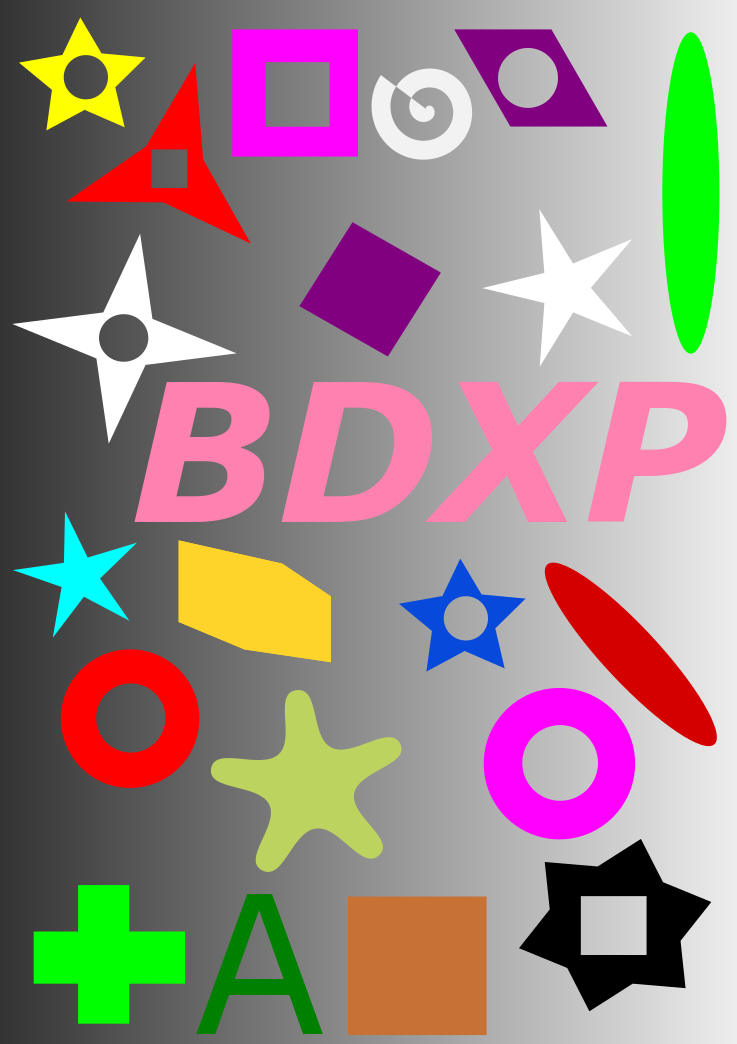
%> input picture Kolos/figury_01.png, 737 x 1044 px, given in place of monety_12.jpg, which was not available
$ octave kolos_2_1.m   (GNU Octave 9; MATLAB toolbox functions it lacks are replaced by stand-ins)
%> lines starting %> are read from the running program, lines starting %| are printed output that depends on the picture; in (x1, y1, x2, y2) boxes, pixels count from 0 and x2, y2 are one past the last pixel; in counts of white or black regions, pixels touching at a corner belong together; the program's own positions count from 1; pictures that were not available may be replaced by others from this repository, and a replacement may not be noted
%% ZADANIE 1
close all; clc; clear;
original = imread('monety_12.jpg');
%> original is the input picture: size 1044x737x3 uint8; mean R, G, B 153.6, 134.8, 131.7

a=rgb2hsv(original);
%> a: size 1044x737x3 double; mean H, S, V 0.133, 0.225, 0.653

bin= a(:,:,1)<0.2 & a(:,:,2)<0.2;
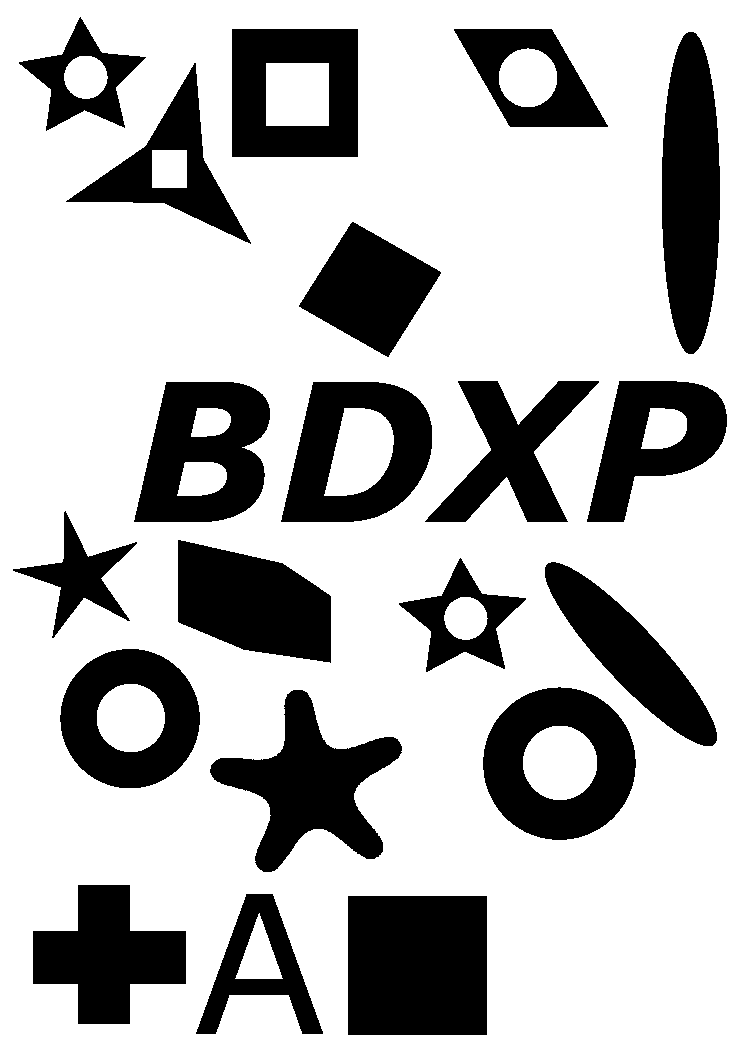
%> bin: size 1044x737 logical; 72.1% white; 20 black regions, largest, box (x1, y1, x2, y2) and area: (348, 896, 487, 1035) 19321, (662, 32, 720, 354) 14786, (210, 690, 402, 872) 14509
bin=medfilt2(bin,[9 9]);
%> bin: size 1044x737 logical; 72.1% white; 24 black regions (4 under 20 px), largest, box (x1, y1, x2, y2) and area: (348, 896, 487, 1035) 19289, (662, 32, 720, 354) 14767, (211, 690, 402, 872) 14486
SE=strel('disk',10);
bin=imclose(bin,SE);
%> bin: size 1044x737 logical; 73.1% white; 35 black regions (4 under 20 px), largest, box (x1, y1, x2, y2) and area: (348, 896, 487, 1035) 19253, (662, 34, 720, 352) 14734, (211, 690, 401, 871) 14452
bin(580:620,1030:1070)=0;
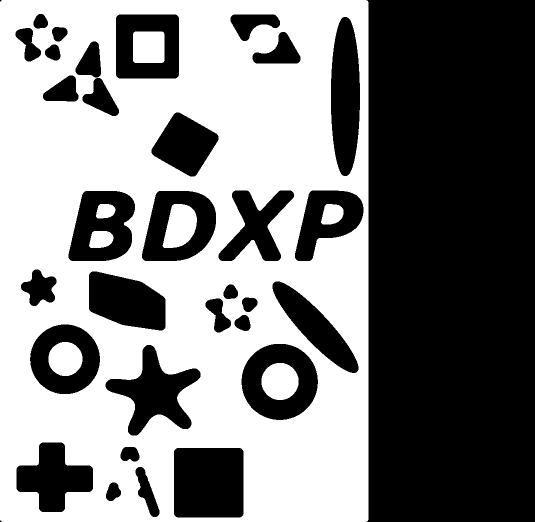
%> bin: size 1044x1070 logical (shown at 1/2 size); 50.4% white; 34 black regions (2 under 20 px), largest, box (x1, y1, x2, y2) and area: (733, 0, 1070, 1044) 347668, (348, 896, 487, 1035) 19253, (662, 34, 720, 352) 14734
bin(390:420,1710:1760)=0;
%> bin: size 1044x1760 logical; 30.6% white; 8 white regions, largest, box (x1, y1, x2, y2) and area: (0, 0, 737, 1044) 542700, (325, 408, 394, 496) 4410, (523, 726, 597, 800) 4335

%watershed
SE=strel('disk',30);
b=imerode(bin,SE);
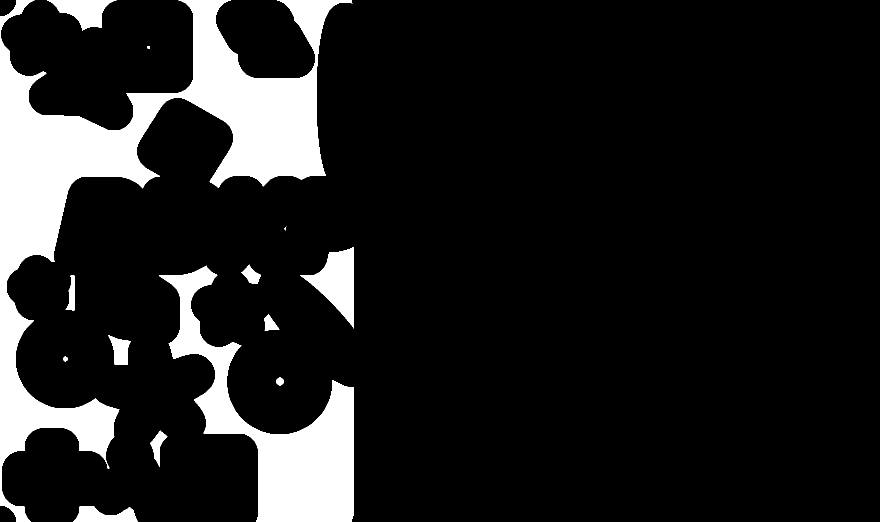
%> b: size 1044x1760 logical (shown at 1/2 size); 12.7% white; 14 white regions (1 under 20 px), largest, box (x1, y1, x2, y2) and area: (0, 0, 705, 1044) 154251, (318, 531, 708, 1044) 59040, (600, 494, 708, 657) 8071
L=bwdist(b);
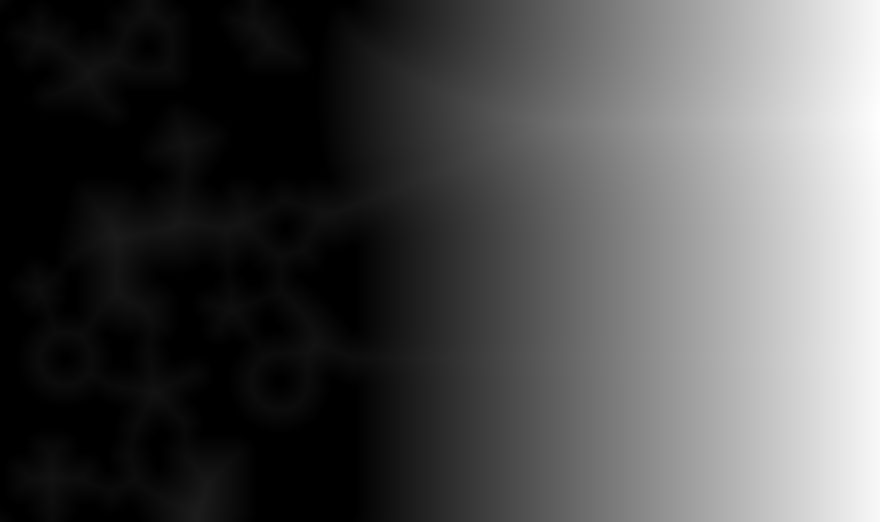
%> L: size 1044x1760 single (shown at 1/2 size); min 0, max 1081.3, mean 331; drawn with min black and max white
L=watershed(L);
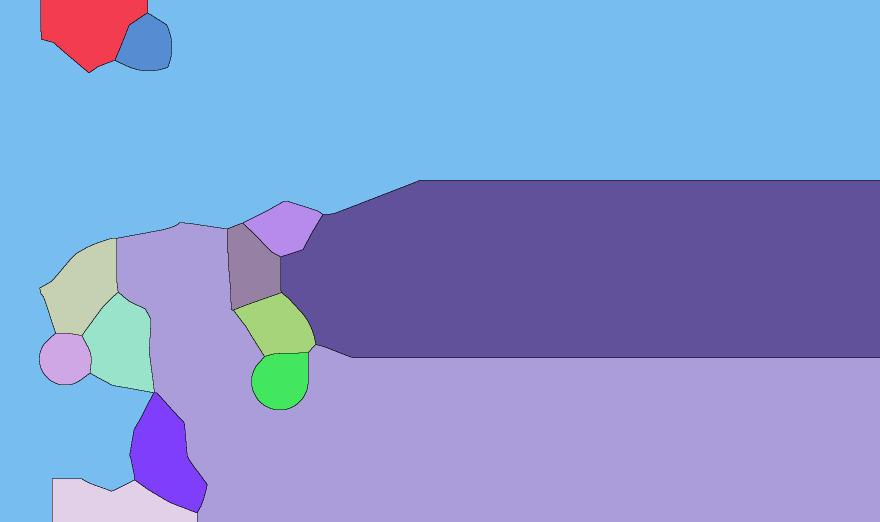
%> L: size 1044x1760 uint8 (shown at 1/2 size); 15 distinct labels, from 0 to 14; one colour per label, 0 black
a=bin & (L>0);
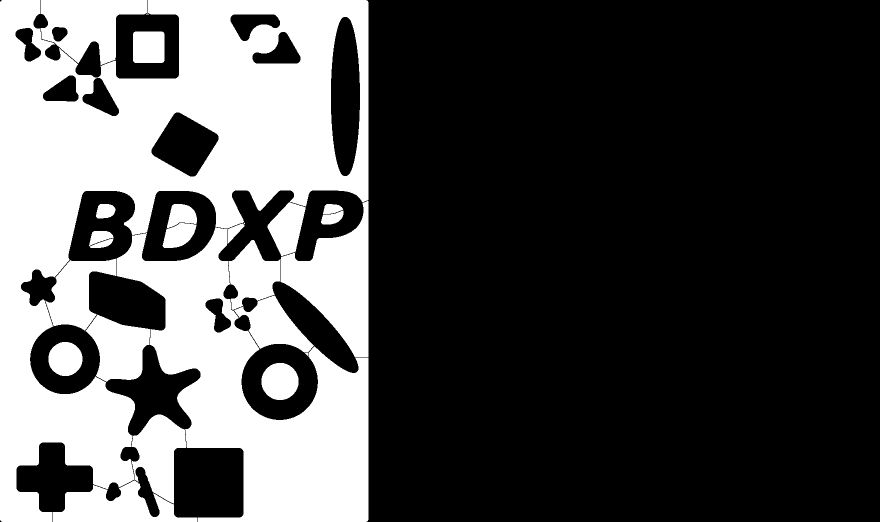
%> a: size 1044x1760 logical (shown at 1/2 size); 30.5% white; 26 white regions (3 under 20 px)

[aseg,N]=bwlabel(a);
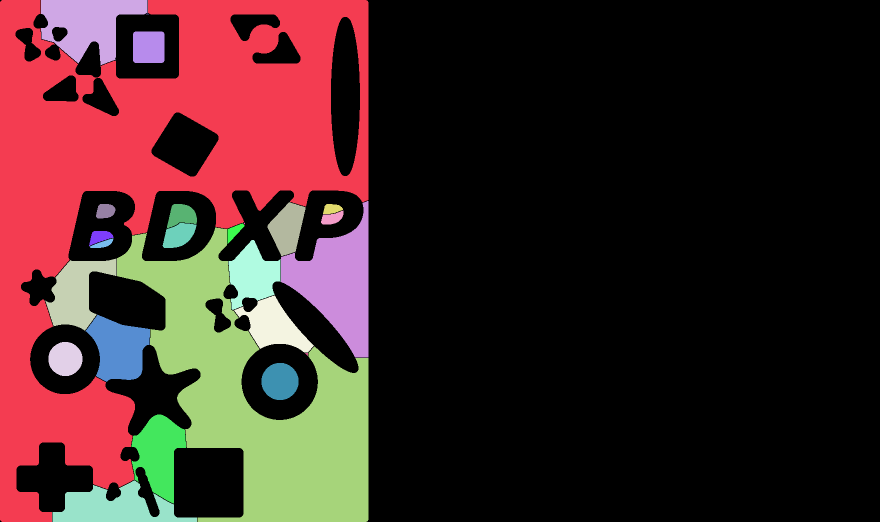
%> aseg: size 1044x1760 double (shown at 1/2 size); 27 distinct labels, from 0 to 26; one colour per label, 0 black
%> N = 26
region=regionprops(aseg);
%> region = 26 regions; largest, box (x1, y1, x2, y2), Area and Centroid: (0, 0, 737, 1044) 304373 [295.1 366.8], (234, 455, 737, 1044) 124434 [516.7 801.6], (562, 402, 737, 715) 27364 [675.6 566.7], (82, 0, 295, 131) 16333 [176.5 48.9], (105, 961, 394, 1044) 12874 [230.2 1015.7]
pole=zeros(1,N);

for k=1:N
    pole(k)=region(k).Area;
end
%> this loop made 26 passes
%> after the loop, pole = 26 values, max 304373 at index 1, min 3 at index 10, mean 21581.7

[counts,edge]=histcounts(pole,4);
%> counts = [24 1 0 1]; edge = [3 76095.5 152188 228280.5 304373]

suma=(counts(1)*10+counts(2)*20+counts(3)*50+counts(4)*100)/100;
%> suma = 3.6
suma
%> suma = 3.6

result=original;
%> (the run ends here)

$ run again, on Kolos/figury_05.png
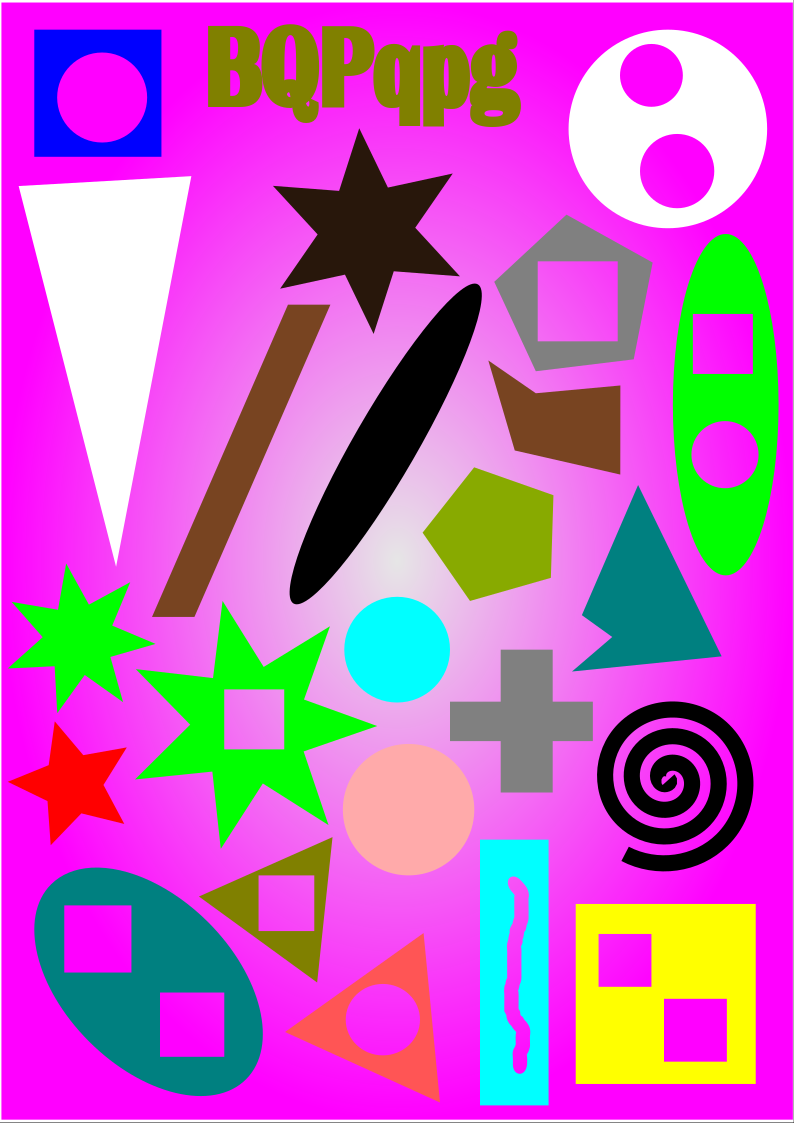
%> input picture Kolos/figury_05.png, 794 x 1123 px, given in place of monety_12.jpg, which was not available
%> original is the input picture: size 1123x794x3 uint8; mean R, G, B 191, 100.4, 186.6
%> `bin= a(:,:,1)<0.2 & a(:,:,2)<0.2;`:
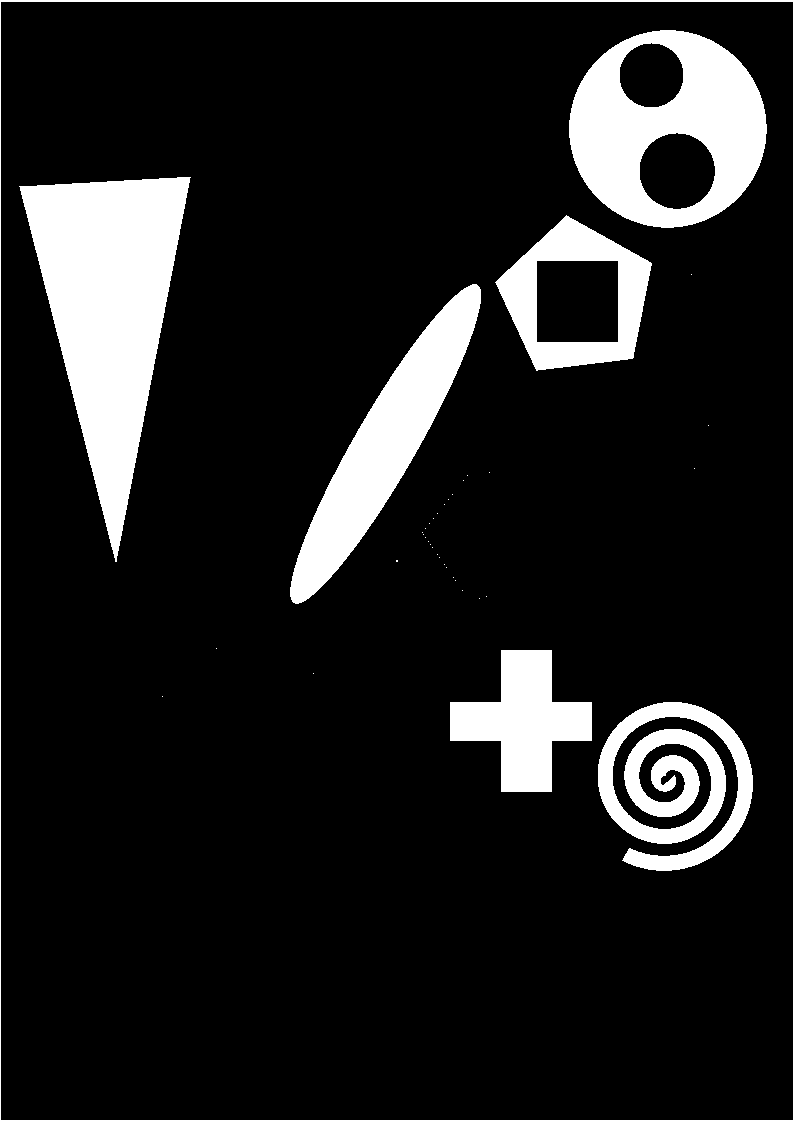
%> bin: size 1123x794 logical; 12.7% white; 39 white regions (32 under 20 px), largest, box (x1, y1, x2, y2) and area: (19, 177, 191, 562) 32824, (569, 30, 767, 228) 22917, (290, 284, 481, 604) 17727
%> b: size 1123x1760 logical; 1% white; 10 white regions (4 under 20 px), largest, box (x1, y1, x2, y2) and area: (57, 208, 155, 428) 10753, (627, 731, 724, 842) 7771, (703, 76, 737, 139) 949, (598, 111, 624, 168) 699, (361, 401, 411, 486) 223, (517, 709, 536, 734) 199
%> `[aseg,N]=bwlabel(a);`:
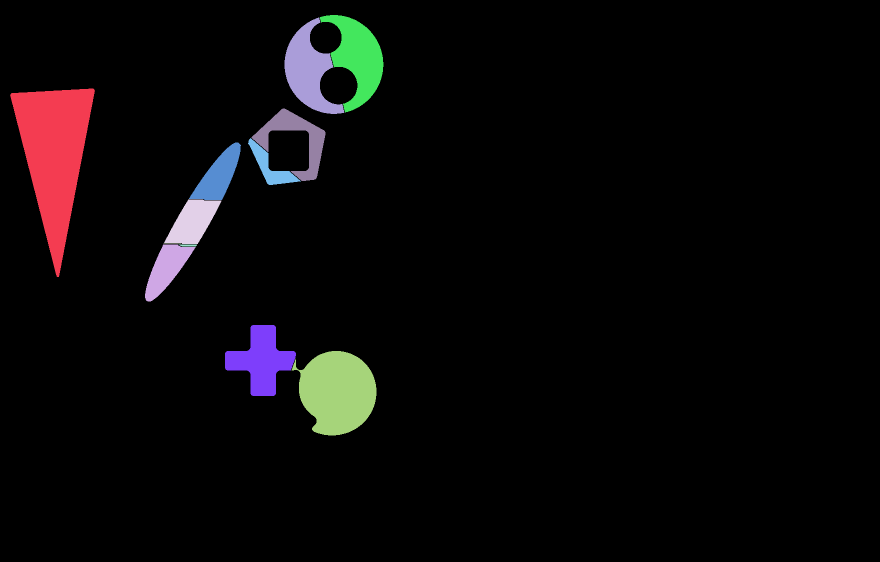
%> aseg: size 1123x1760 double (shown at 1/2 size); 13 distinct labels, from 0 to 12; one colour per label, 0 black
%> N = 12
%> region = 12 regions; largest, box (x1, y1, x2, y2), Area and Centroid: (20, 177, 190, 554) 32785 [109.2 309.5], (583, 702, 753, 871) 20391 [675.3 784.7], (639, 30, 767, 225) 11885 [716.2 116.1], (569, 35, 689, 228) 10997 [617.7 142.3], (450, 650, 592, 792) 10651 [523.3 721.5]
%> the loop `for k=1:N` made 12 passes
%> after the loop `for k=1:N`: pole = [32785 5540 36 6069 133 5718 10651 2945 6873 10997 20391 11885]
%> counts = [7 3 1 1]; edge = [36 8223.2 16410.5 24597.8 32785]
%> `suma=(counts(1)*10+counts(2)*20+counts(3)*50+counts(4)*100)/100;`: suma = 2.8
